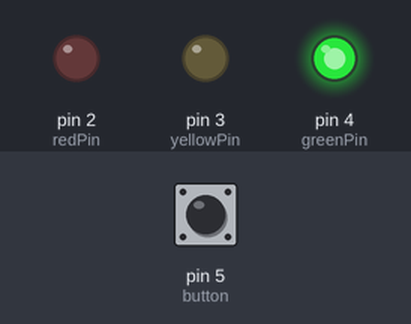
Bench run of a sketch on a simulated Arduino Uno, built with avr-gcc and run on an emulated ATmega328P. Parts: output pins drawn as LEDs (lit = HIGH). Dashed ring = blinking. Inputs (shaded band) come from the test bench; at power-on: pin 5 (button) HIGH.

Above: at 1.2 s.
1.3 s: pin 5 (button) pulled LOW for 0.15 s
At 1.7 s:
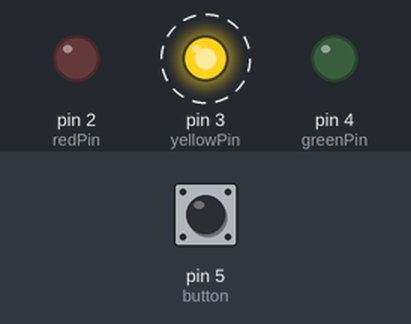
At 12.5 s:
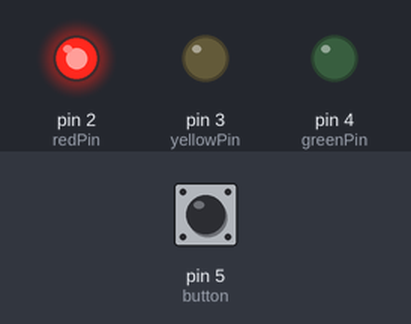
Timing chart, 0 to 12.8 s (numbered marks = the images above; inputs shaded):
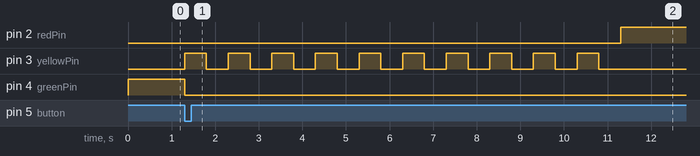

Measured:
- after the input at 1.3 s, pin 2 (redPin): LOW → HIGH after 10.0 s; pin 3 (yellowPin): alternates HIGH for 0.50 s and LOW for 0.50 s, 20 changes in all, then stays LOW, starting at once; pin 4 (greenPin): HIGH → LOW at once

The sketch:

traffic_light.ino
```cpp
/*
Computer Science 4.4 Arduino: Push Buttons
*/
int redPin = 2;
int yellowPin = 3;
int greenPin = 4;
int button = 5; // switch is on pin 5
int buttonValue = 0; // switch defaults to 0 or LOW
int yellowFlashRate = 500;
int yellowFlashTimes = 10;
int redDelay = 5000;

void setup()
{
  pinMode(redPin, OUTPUT);
  pinMode(yellowPin, OUTPUT);
  pinMode(greenPin, OUTPUT);
  pinMode(button, INPUT_PULLUP);
  digitalWrite(greenPin,HIGH);
}
void loop(){
  // read the value of the switch
  buttonValue = digitalRead(button);
  // if the switch is HIGH, ie. pushed down - change the lights!
  if (buttonValue == LOW){
    changeLights();
  }
}
void changeLights() {
  digitalWrite(greenPin,LOW);
  for (int i = 0; i < yellowFlashTimes; i++) {
    digitalWrite(yellowPin,HIGH);
    delay(yellowFlashRate);
    digitalWrite(yellowPin,LOW);
    delay(yellowFlashRate);
  }
  digitalWrite(redPin,HIGH);
  delay(redDelay);
  digitalWrite(redPin,LOW);
  digitalWrite(greenPin,HIGH);

}
```
